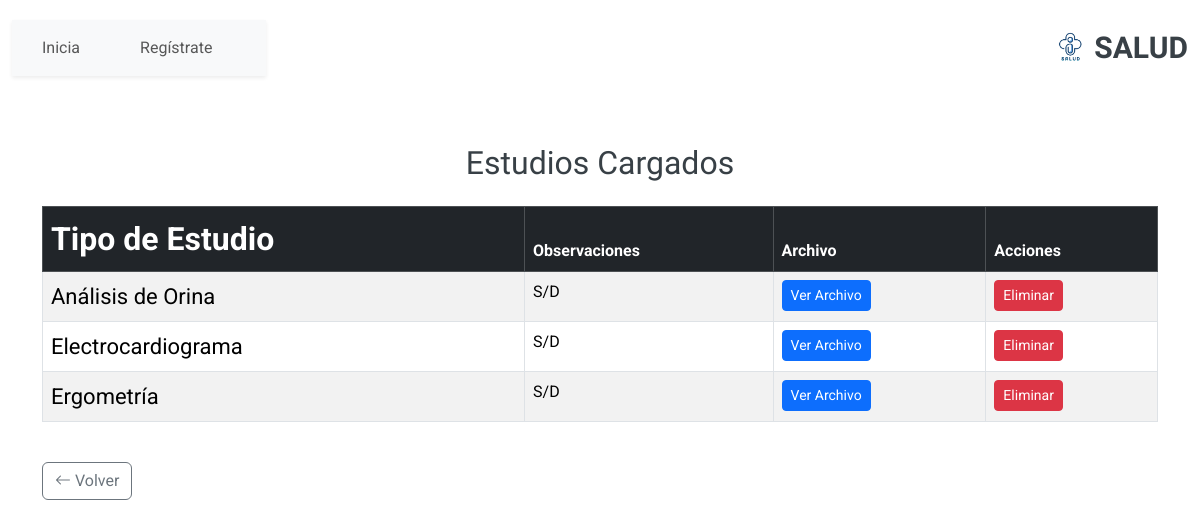
Screenshot of /registro-medico/ficha/10/estudios/ with the database file from the repository.
### RegistroMedico/models.py (models this page shows, shortened)
class EstudiosMedico(models.Model):
    TIPO_ESTUDIO = [
        ('ORINA', 'Análisis de Orina'),
        ('ELECTRO', 'Electrocardiograma'),
        ('ERGOMETRIA', 'Ergometría'),
    ]
    idestudio = models.AutoField(primary_key=True)
    ficha_medica = models.ForeignKey(RegistroMedico, on_delete=models.CASCADE)  # Relación con la ficha médica
    tipo_estudio = models.CharField(max_length=20, choices=TIPO_ESTUDIO)  # Tipo de estudio médico
    archivo = models.FileField(upload_to='estudios/', null=True, blank=True)  # Archivo cargado (imágenes, PDFs, etc.)
    observaciones = models.CharField(max_length=200, null=True, blank=True)  # Observaciones adicionales
    class Meta:
        db_table = 'estudios_medicos'
        verbose_name = 'Estudio Médico'
        verbose_name_plural = 'Estudios Médicos'

### RegistroMedico/views.py (the view)
# urls.py: path('ficha/<int:ficha_medica_id>/estudios/', EstudiosMedicoListView.as_view(), name='ver_estudios'),
class EstudiosMedicoListView(ListView):
    model = EstudiosMedico
    template_name = 'registro_medico/estudios_list.html'  # Ruta del template
    context_object_name = 'estudios'
    def get_queryset(self):
        ficha_medica_id = self.kwargs.get('ficha_medica_id')
        return EstudiosMedico.objects.filter(ficha_medica__idfichaMedica=ficha_medica_id)

### RegistroMedico/templates/registro_medico/estudios_list.html
{% extends 'core/base.html' %}
{% block content %}
<div class="container mt-5">
    <h2 class="mb-4 text-center">Estudios Cargados</h2>
    <div class="table-responsive">
        <table class="table table-bordered table-striped">
            <thead class="table-dark">
                <tr>
                    <th scope="col">Tipo de Estudio</th>
                    <th scope="col">Observaciones</th>
                    <th scope="col">Archivo</th>
                    <th scope="col">Acciones</th>
                </tr>
            </thead>
            <tbody>
                {% for estudio in estudios %}
                <tr>
                    <td>{{ estudio.get_tipo_estudio_display }}</td>
                    <td>{{ estudio.observaciones|default_if_none:"S/D" }}</td>
                    <td>
                        {% if estudio.archivo %}
                        <a href="{{ estudio.archivo.url }}" target="_blank" class="btn btn-sm btn-primary">Ver Archivo</a>
                        {% else %}
                        <span class="text-muted">No disponible</span>
                        {% endif %}
                    </td>
                    <td>
                        <a href="{% url 'registroMedico:eliminar_estudio' estudio.pk %}" class="btn btn-sm btn-danger">
                            Eliminar
                        </a>
                    </td>
                </tr>
                {% empty %}
                <tr>
                    <td colspan="4" class="text-center">No hay estudios cargados.</td>
                </tr>
                {% endfor %}
            </tbody>
        </table>
    </div>
    <div class="d-flex justify-content-between align-items-center mt-4">
        <a href="{% url 'menu_jugador' %}" class="btn btn-outline-secondary">
            <i class="bi bi-arrow-left"></i> Volver
        </a>
    </div>
</div>
{% endblock %}

### core/static/core/css/main.css (style rules this page uses)
:root { --default-font: "Roboto", system-ui, -apple-system, "Segoe UI", Roboto, "Helvetica Neue", Arial, "Noto Sans", "Liberation Sans", sans-serif, "Apple Color Emoji", "Segoe UI Emoji", "Segoe UI Symbol", "Noto Color Emoji"; --heading-font: "Raleway", sans-serif; --nav-font: "Poppins", sans-serif; }
:root { --background-color: #ffffff; --default-color: #444444; --heading-color: #384046; --accent-color: #3498db; --surface-color: #ffffff; --contrast-color: #ffffff; }
:root { --nav-color: #444444; --nav-hover-color: #3498db; --nav-mobile-background-color: #ffffff; --nav-dropdown-background-color: #ffffff; --nav-dropdown-color: #444444; --nav-dropdown-hover-color: #3498db; }
:root { scroll-behavior: smooth; }
body { color: var(--default-color); background-color: var(--background-color); font-family: var(--default-font); }
a { color: var(--accent-color); text-decoration: none; transition: 0.3s; }
h1, h2, h3, h4, h5, h6 { color: var(--heading-color); font-family: var(--heading-font); }
table th:first-child { text-align: left; font-size: 2rem; }
table td:first-child { text-align: left; font-size: 22px; }

### rows the page displays
EstudiosMedico: tipo_estudio "Análisis de Orina", observaciones "S/D"
EstudiosMedico: tipo_estudio "Electrocardiograma", observaciones "S/D"
EstudiosMedico: tipo_estudio "Ergometría", observaciones "S/D"
